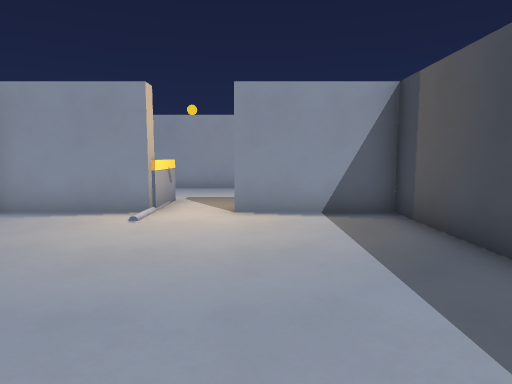
View 1 (above)

13 first-person views from a walk through a 3-D level made in the Godot game engine. The camera is 1.3 m above the floor, tilts 6° down and sees 75° across. The floor is counted in squares, 1 m on a side. Each view is taken from the middle of a square. On the plan, view 1 faces up. The plan holds only what a view shows up to about 14 squares ahead; the rest is blank.

View 2
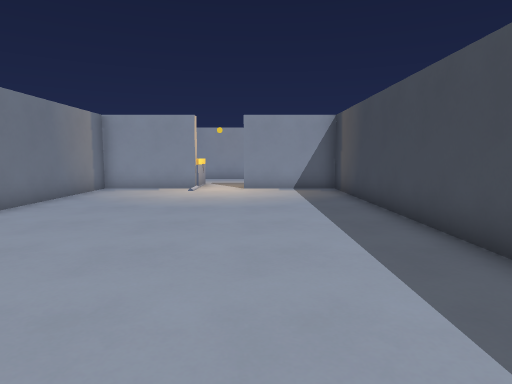

View 3
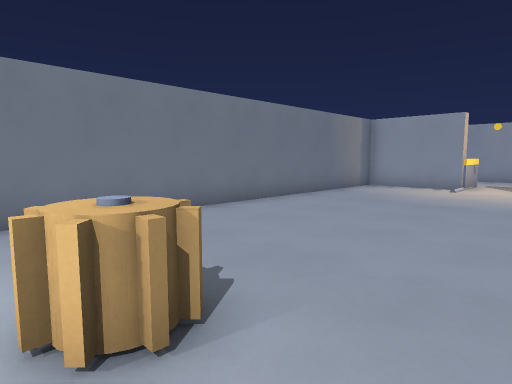

View 4
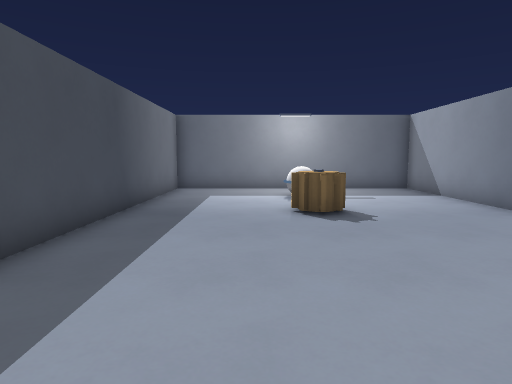

View 5
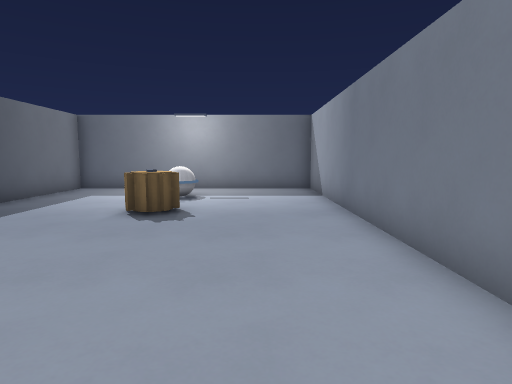

View 6
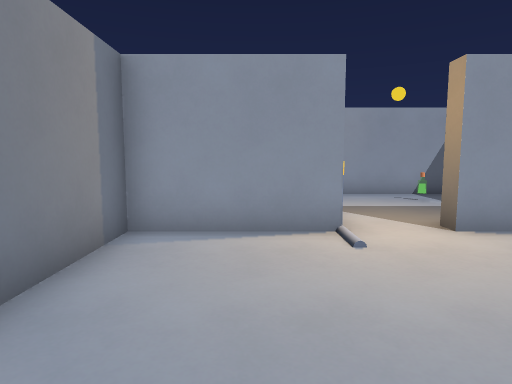

View 7
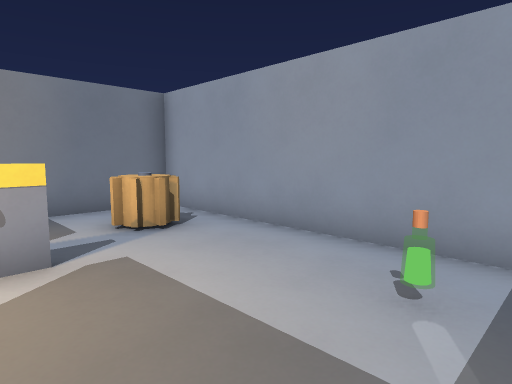

View 8
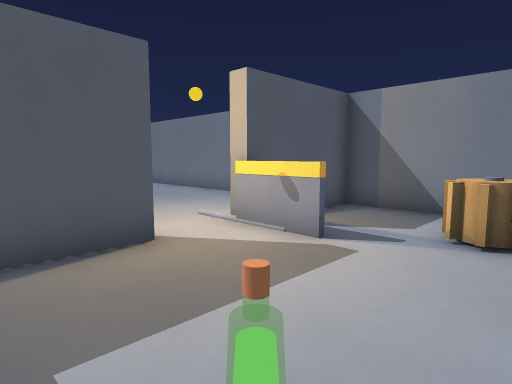

View 9
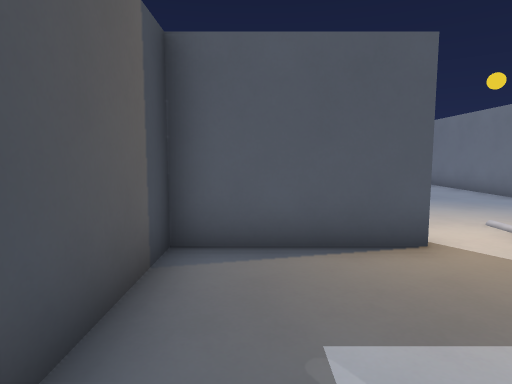

View 10
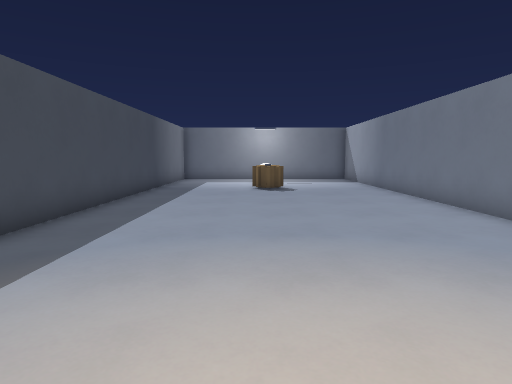

View 11
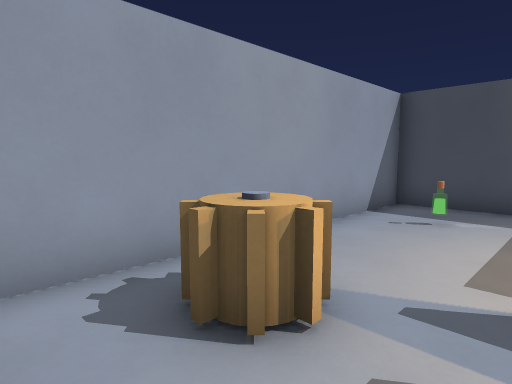

View 12
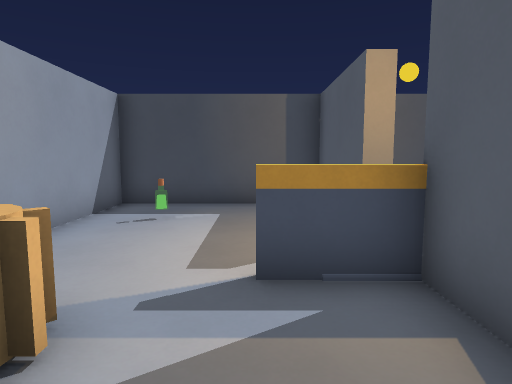

View 13
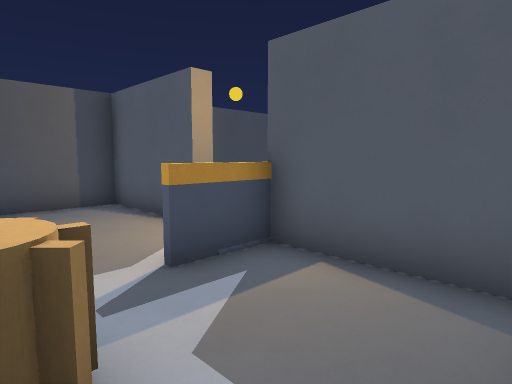

### Floor plan
Points are (right, up) in squares from view 1. A wall is a line through its corners. A room is listed if a view was taken in it or the views show most of it. See-through windows are left out.
Room 1 (views 1, 2, 3, 4, 5, 6)
walls: (-2.5, 7.7) (-6.2, 7.7) (-6.2, -11.7) (3.2, -11.7) (3.2, 7.7) (-0.5, 7.7)
ways out: opening at (-1.5, 8) to room 2
objects: other object (-2, -9) to (-1, -9); other object (-2, -6) to (-1, -6)
Room 2 (views 7, 8, 9, 10, 11, 12, 13)
walls: (-0.5, 7.7) (-0.5, 8.2) (3.2, 8.2) (3.2, 13.7) (-6.2, 13.7) (-6.2, 8.2) (-2.5, 8.2) (-2.5, 7.7)
ways out: opening at (-1.5, 8) to room 1
objects: other object (-4, 12); gate (-3, 9) to (-3, 10); other object (1, 12)

Where each view was taken, in squares from view 1:
view 1: 0 up, 0 right, facing up
view 2: 6 down, 0 right, facing up
view 3: 7 down, 1 right, facing up-left
view 4: 2 up, 0 right, facing down
view 5: 2 up, 4 left, facing down
view 6: 2 up, 4 left, facing up
view 7: 9 up, 2 right, facing up-left
view 8: 13 up, 2 right, facing down-left
view 9: 13 up, 2 right, facing down
view 10: 8 up, 1 left, facing down
view 11: 10 up, 6 left, facing up-right
view 12: 10 up, 6 left, facing right
view 13: 12 up, 6 left, facing down-right
